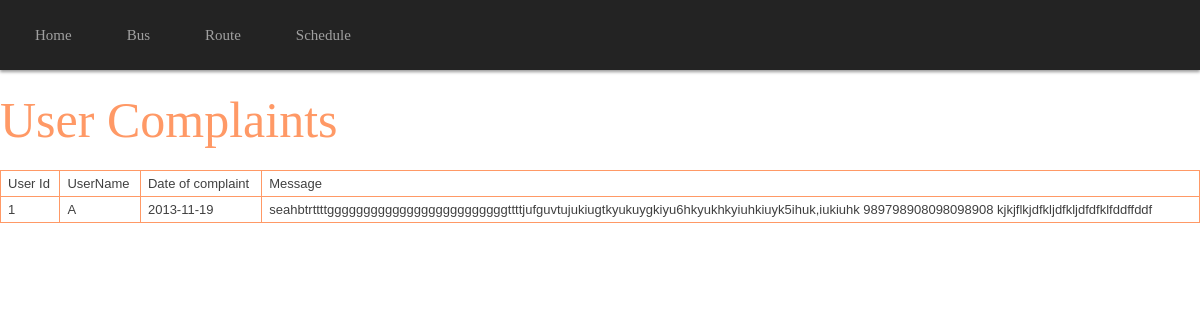
Screenshot of /admin/compl_show.php (signed in) with the database file from the repository.
### tables this page shows
CREATE TABLE IF NOT EXISTS `complaint` (
  `userid` int(11) DEFAULT NULL,
  `username` varchar(20) DEFAULT NULL,
  `comp_date` date DEFAULT NULL,
  `msg` varchar(1000) DEFAULT NULL
);

### admin/compl_show.php (the view, shortened to what this page needs)
<html>
<head>
<link href="menu.css" rel="stylesheet">
<link href="form.css" rel="stylesheet">
<link href="css/style.css" rel="stylesheet">
</head>
<body>
<div id='cssmenu'>
<ul>
   <li class='active'><a href='adminindex.php'><span>Home</span></a></li>
   <li class='has-sub'><a href='#'><span>Bus</span></a>
   </li>
   <li><a href='#'><span>Route</span></a>
      </li>
   <li class='last'><a href='#'><span>Schedule</span></a> </li>
</ul>
</div>
<br><br>
<h1 class="serif">User Complaints</h1>
<br><br>
<?php
require 'login.php';
$con=mysqli_connect("$host", "$username", "$password","$db_name")or die("cannot connect");
$query = "SELECT *
FROM  `complaint`
LIMIT 0 , 30";
$result = mysqli_query($con,$query) or die('Query "' . $query . '" failed: ' . mysql_error());
echo "<table border='1' id='ref'>
        <tr>
            <td><b>User Id</b></td>
            <td><b>UserName</b></td>
            <td><b>Date of complaint</b></td>
            <td><b>Message</b></td>
        </tr>";
            while($row = mysqli_fetch_array($result))
			{
            echo "<tr>
                    <td>".$row['userid']."</td>
                    <td>".$row['username']."</td>
                    <td>".$row['comp_date']."</td>
                    <td>".$row['msg']."</td>
                </tr>";
            }
echo "</table>";
?>
</body>
</html

### admin/menu.css (style rules this page uses)
h1.serif { font-family:"Lucida Console",Times,serif;text-align:left;font-size:50px;color:#F96 }
#cssmenu ul { margin: 0; padding: 0; }
#cssmenu li { margin: 0; padding: 0; }
#cssmenu a { margin: 0; padding: 0; }
#cssmenu ul { list-style: none; }
#cssmenu a { text-decoration: none; }
#cssmenu { height: 70px; background-color: #232323; box-shadow: 0px 2px 3px rgba(0, 0, 0, 0.4); width: auto; }
#cssmenu > ul > li { float: left; margin-left: 15px; position: relative; }
#cssmenu > ul > li > a { color: #a0a0a0; font-family: Verdana, 'Lucida Grande'; font-size: 15px; line-height: 70px; padding: 15px 20px; -webkit-transition: color .15s; -moz-transition: color .15s; -o-transition: color .15s; transition: color .15s; }

### admin/css/style.css (style rules this page uses)
html, body, div, span, applet, object, iframe, h1, h2, h3, h4, h5, h6, p, blockquote, pre, a, abbr, acronym, address, big, cite, code, del, dfn, em, img, ins, kbd, q, s, samp, small, strike, strong, sub, sup, tt, var, b, u, i, center, dl, dt, dd, ol, ul, li, fieldset, form, label, legend, table, caption, tbody, tfoot, thead, tr, th, td, article, aside, canvas, details, embed, figure, figcaption, footer, header, hgroup, menu, nav, output, ruby, section, summary, time, mark, audio, video { margin: 0; padding: 0; border: 0; font-size: 100%; font: inherit; vertical-align: baseline; }
body { line-height: 1; }
ol, ul { list-style: none; }
table { border-collapse: collapse; border-spacing: 0; }
body { font: 13px/20px 'Lucida Grande', Tahoma, Verdana, sans-serif; color: #404040; background: #FFF; }

### admin/compl_show.php (style rules this page uses)
h1.serif { font-family:"Lucida Console",Times,serif;text-align:left;font-size:50px;color:#F96 }
#ref { font-family:"Trebuchet MS", Arial, Helvetica, sans-serif; width:100%; border-collapse:collapse; }
#ref td, #ref th { font-size:1em; border:1px solid #F96; padding:3px 7px 2px 7px; }

### rows the page displays
complaint: userid "1", username "A", comp_date "2013-11-19", msg "seahbtrttttgggggggggggggggggggggggggttttjufguvtujukiugtkyukuygkiyu6hkyukhkyiuhkiuyk5ihuk,iukiuhk 989798908098098908 kjkjflkjdfkljdfkljdfdfklfddffddf"
